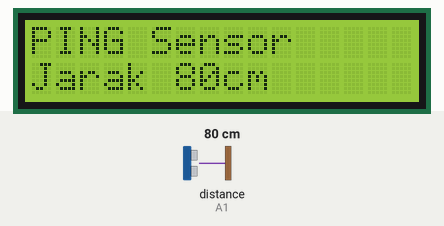
Recording of a sketch running on a simulated Arduino Uno, built with avr-gcc and run on an emulated ATmega328P. Parts: 16×2 character LCD. Wiring (inferred from the names in the program): ultrasonic range finder: trigger A1; echo A1. The test bench sets the inputs (shaded band); at power-on: distance to the obstacle (sensor on A1) 80 cm. The echo pulse lasts 58.3 µs per cm.

Above: at 1.2 s.
1.3 s: distance to the obstacle (sensor on A1) set to 4 cm
At 2.3 s:
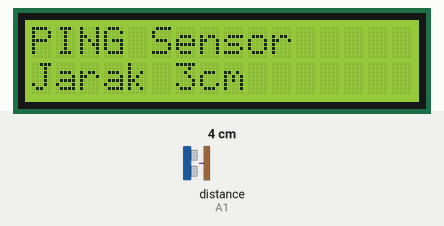
2.8 s: distance to the obstacle (sensor on A1) set to 2 cm
At 3.5 s:
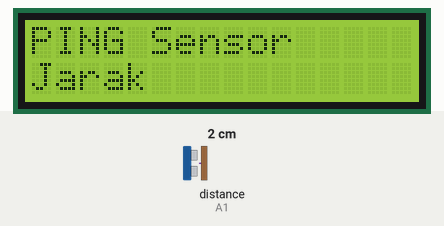
4.3 s: distance to the obstacle (sensor on A1) set to 9 cm
At 5.0 s:
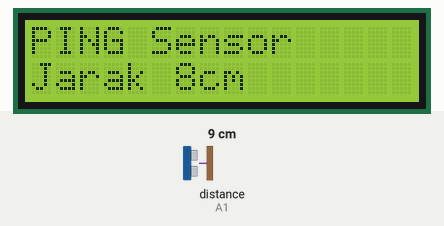
Timing chart, 0 to 7.3 s (numbered marks = the images above; inputs shaded):
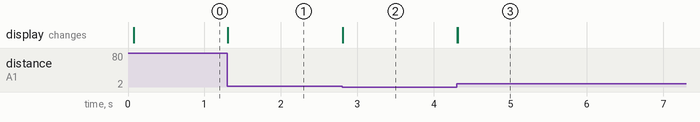

The sketch:

13_16520346_02.ino
```cpp
#include <LiquidCrystal.h>
LiquidCrystal lcd(7,6,5,4,3,2);
const int ping_Pin=A1;
long dur,cm;

void setup(){
  lcd.begin(16,2);
  lcd.print("PING Sensor");
}

void loop(){
  cm = read_sensor_ultrasonik();
  lcd.setCursor(0,1);
  lcd.print("Jarak ");
  lcd.setCursor(6,1);
  lcd.print(cm);
  print_unit_cm(cm);
}

int read_sensor_ultrasonik(){
  long duration, cm;

  pinMode(ping_Pin, OUTPUT);
  digitalWrite(ping_Pin, LOW);
  delayMicroseconds(2);
  digitalWrite(ping_Pin, HIGH);
  delayMicroseconds(5);
  digitalWrite(ping_Pin, LOW);

  pinMode(ping_Pin, INPUT);
  duration = pulseIn(ping_Pin, HIGH);
  cm = microsecondsToCentimeters(duration);
  if (cm>=2 && cm <=330){
    return cm;
  } else {
    return 0;
  }
}

long microsecondsToCentimeters(long ms){
  return ms / 29 / 2;
}
void print_unit_cm(long cm){
  int ROW = 1;
  int ERR_digit = 6;
  int oneDigit = 7;
  int twoDigit=8;
  int threeDigit=9;
  int lenUnit=2;

  if (cm>=2 && cm<10){
    lcd.setCursor(oneDigit,ROW);
    lcd.print("cm");
    print_blank(oneDigit+lenUnit,ROW);
  } else if (cm>=10 && cm<100){
    lcd.setCursor(twoDigit,ROW);
    lcd.print("cm");
    print_blank(twoDigit+lenUnit,ROW);
  } else if (cm>=100 && cm<=330){
    lcd.setCursor(threeDigit,ROW);
    lcd.print("cm");
    print_blank(threeDigit+lenUnit,ROW);
  } else {
    lcd.setCursor(ERR_digit,ROW);
    print_blank(ERR_digit,ROW);
  }
}


void print_blank(int col, int row){
  int total_col=16;
  for (int i=col;i<total_col;i++){
  lcd.setCursor(i,row);
  lcd.print(" ");
  }
}
```

Measured:
- the behaviour switches between 3 and 2 cm on distance to the obstacle (sensor on A1) (found by bisection; images 1 and 2)
- after the input at 1.3 s, the display: changes at once (image 1)
- after the input at 2.8 s, the display: changes at once (image 2)
- after the input at 4.3 s, the display: changes at once (image 3)
